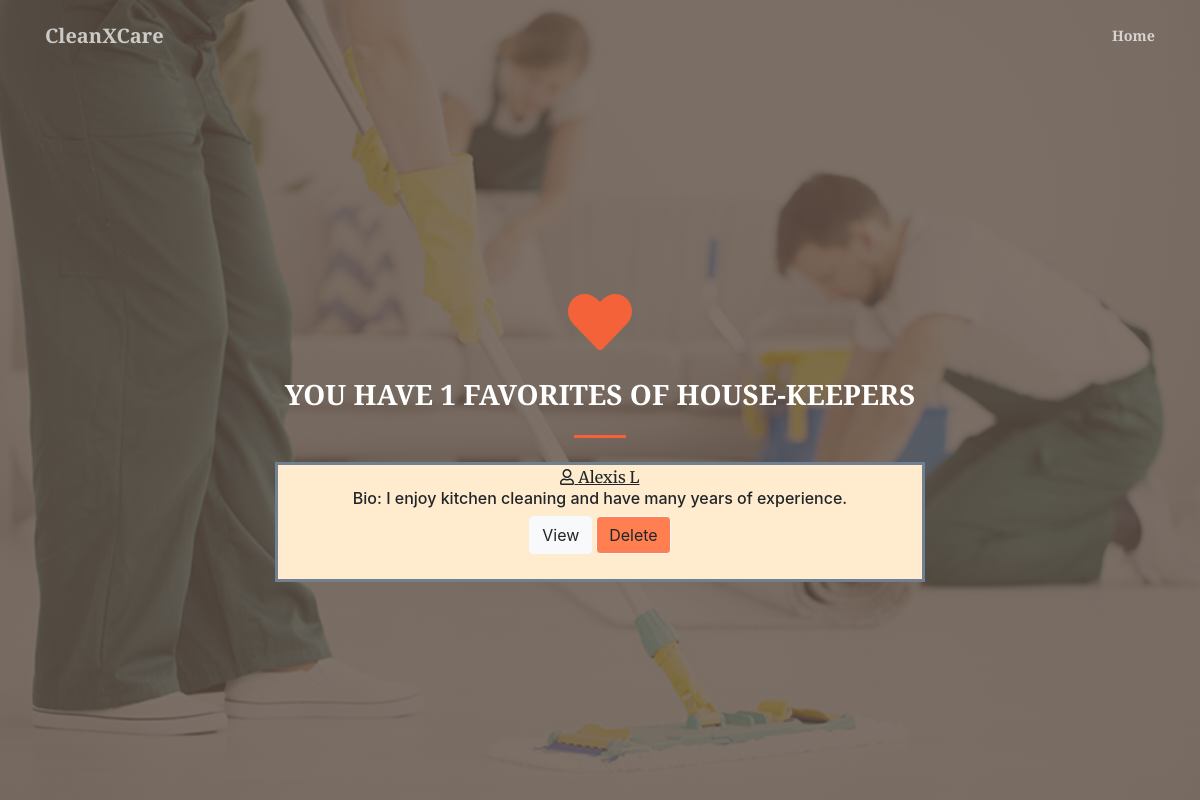
Screenshot of /FavoriteList.php (signed in) with the database file from the repository.
### tables this page shows
CREATE TABLE `favlist` (
  `IndID` int(10) NOT NULL,
  `HkId` int(10) NOT NULL
);

CREATE TABLE `housekeeper` (
  `FullName` varchar(30) NOT NULL,
  `Age` int(10) NOT NULL,
  `Password` varchar(300) NOT NULL,
  `Email` varchar(30) NOT NULL,
  `location` varchar(30) NOT NULL,
  `HkID` int(10) NOT NULL,
  `Years` int(10) NOT NULL,
  `HourPrice` int(10) NOT NULL,
  `TypeOfExp` varchar(30) NOT NULL,
  `Bio` text NOT NULL
);

### FavoriteList.php (the view, shortened to what this page needs)
<html>
    <head>
        <link href="https://cdnjs.cloudflare.com/ajax/libs/magnific-popup.js/1.1.0/magnific-popup.min.css" rel="stylesheet" />
        <link href="css/styles.css" rel="stylesheet" />
    </head>
    <body id="page-top">
        <nav class="navbar navbar-expand-lg navbar-light fixed-top py-3" id="mainNav">
            <div class="container">
                <a class="navbar-brand js-scroll-trigger" href="#">CleanXCare</a>
                <div class="collapse navbar-collapse" id="navbarResponsive">
                    <ul class="navbar-nav ml-auto my-2 my-lg-0">
                  <li class="nav-item"><a class="nav-link js-scroll-trigger" href="indHome.php">Home</a></li>
                    </ul>
                </div>
            </div>
        </nav>
        <header class="masthead">
    <?php
    $id=$_SESSION['id'];
  include('connection.php');
 $query = "SELECT FullName, Bio, favlist.HkID FROM housekeeper INNER JOIN favlist ON favlist.HkID=housekeeper.HkID  WHERE favlist.indID='$id'";
  $result = mysqli_query($connection, $query);
  $rows = mysqli_num_rows($result);
    if ($rows==0){
    ?>
    <script>
    alert("You Do Not Have Any Favorites!");
    window.location.replace("indHome.php");
    </script>
    <?php
     mysqli_close($connection);
            exit;
}
 else {
    ?>
            <div class="container h-100">
                <div class="row h-100 align-items-center justify-content-center text-center">
                    <div class="col-lg-10 align-self-end">
                    <i class="fas fa-4x fa-heart text-primary mb-4"></i>
                        <h3 class="text-uppercase text-white font-weight-bold"> You have <?php echo ($rows) ?> Favorites of House-Keepers</h3>
                        <hr class="divider my-4" />
                    </div>
                    <div class="col-lg-8 align-self-baseline">
                        <div class="mt-0">
                    <?php
                    while ($rows=mysqli_fetch_array($result)) {
                     ?>
                       <div class="rectangle">    <a class = "active" class ="block" style ="text-decoration: underline" > <i  class ="far fa-user fa-1x" > </i>  <?php echo($rows['FullName']) ?>  </a> <h6>Bio: <?php echo($rows['Bio']) ?></h6>  <a class="btn btn-light  js-scroll-trigger" href="indHKProfile.php?id='<?php echo($rows['HkID']) ?>'" name="add">View </a> <a class="btn Search btn-light js-scroll-trigger" href="DeleteFav.php?id='<?php echo($rows['HkID']) ?>'&indID='<?php echo($id) ?>'" name="delete">Delete</a>    </div>
                       <?php
                    }
                    ?>
                     </div>
                    </div>
                </div>
            </div>
        </header>
           </body>
</html>
<?php
}
?>

### FavoriteList.php (style rules this page uses)
.Search { background-color: #FF7F50; }

### rows the page displays
favlist: HkId.FullName "Alexis L", HkId.Bio "I enjoy kitchen cleaning and have many years of experience."

### other values shown
$rows "1"
